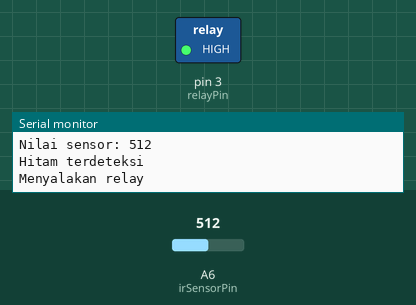
Simulated run of this sketch. Board: Arduino Nano, built with avr-gcc and run on an emulated ATmega328P. Parts: switched loads named in the sketch (green lamp = pin HIGH), the last lines printed to the serial monitor. Inputs (shaded band) come from the test bench; at power-on: A6 (irSensorPin) = 512.

Above: at 1.2 s.
1.3 s: A6 (irSensorPin) set to 27
2.8 s: A6 (irSensorPin) set to 21
At 4.0 s:
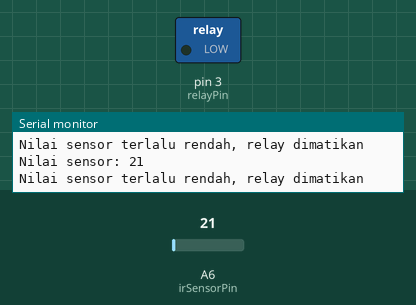
4.3 s: A6 (irSensorPin) set to 122
At 5.5 s:
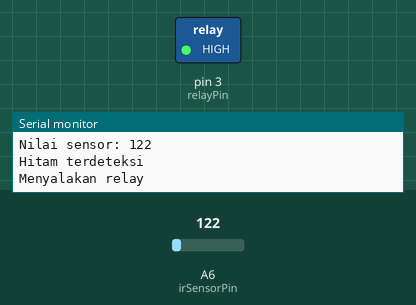
5.9 s: A6 (irSensorPin) set to 14
At 6.9 s:
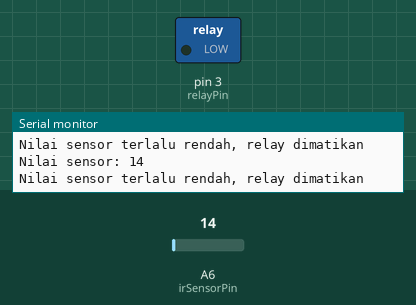
Timing chart, 0 to 8.5 s (numbered marks = the images above; inputs shaded):
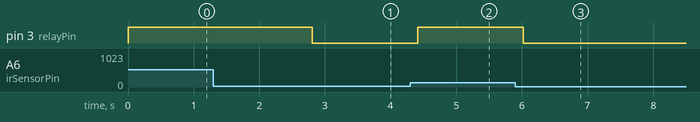

The sketch:

Sensor_warna_hitam_putih.ino
```cpp
const int irSensorPin = A6;  // Pin analog untuk sensor inframerah
const int relayPin = 3;     // Pin digital untuk relay
const int threshold = 22;   // Ambang batas untuk mendeteksi hitam atau putih
const int minThreshold = 24; // Ambang batas minimum untuk mematikan relay

void setup() {
  Serial.begin(9600);          // Memulai komunikasi serial pada baud rate 9600
  pinMode(relayPin, OUTPUT);  // Mengatur pin relay sebagai output
}

void loop() {
  int sensorValue = analogRead(irSensorPin);  // Membaca nilai analog dari sensor

  Serial.print("Nilai sensor: ");
  Serial.println(sensorValue);  // Menampilkan nilai sensor di Serial Monitor

  if (sensorValue < minThreshold) {  // Jika nilai sensor kurang dari 50
    Serial.println("Nilai sensor terlalu rendah, relay dimatikan");
    digitalWrite(relayPin, LOW);  // Mematikan relay
  }
  else if (sensorValue > threshold) {  // Jika nilai sensor di bawah ambang batas (hitam)
    Serial.println("Hitam terdeteksi");
    Serial.println("Menyalakan relay");
    digitalWrite(relayPin, HIGH);  // Menyalakan relay
  }
  else {  // Jika nilai sensor di atas ambang batas (putih)
    Serial.println("Putih terdeteksi");
    digitalWrite(relayPin, LOW);   // Mematikan relay
  }

  delay(200);  // Menunggu 500ms sebelum membaca kembali
}
```

Measured:
- the behaviour switches between 24 and 23 on A6 (irSensorPin) (found by bisection; images 0 and 1)
- after the input at 2.8 s, pin 3 (relayPin): HIGH → LOW at once
- after the input at 4.3 s, pin 3 (relayPin): LOW → HIGH after 0.12 s
- after the input at 5.9 s, pin 3 (relayPin): HIGH → LOW after 0.12 s
